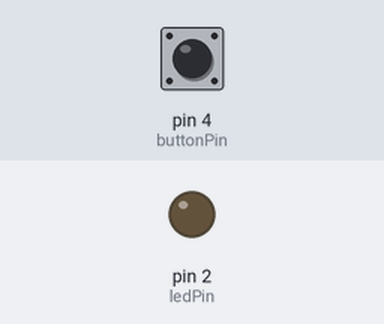
Bench run of a sketch on a simulated Arduino Uno, built with avr-gcc and run on an emulated ATmega328P. Parts: output pins drawn as LEDs (lit = HIGH). Inputs (shaded band) come from the test bench; at power-on: pin 4 (buttonPin) HIGH.

Above: at 1.2 s.
1.3 s: pin 4 (buttonPin) pulled LOW for 0.15 s
At 1.37 s:
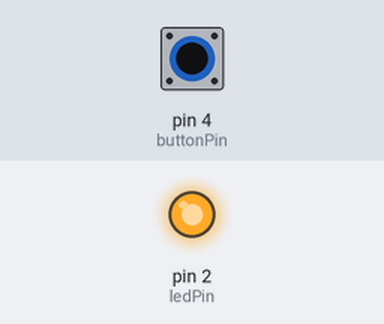
2.9 s: pin 4 (buttonPin) pulled LOW for 3.2 s
At 6.4 s:
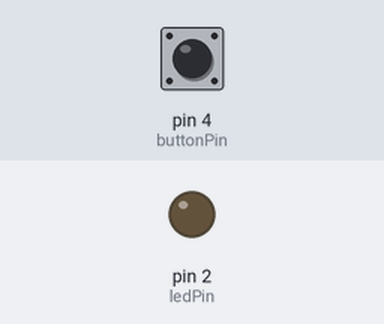
Timing chart, 0 to 7.9 s (numbered marks = the images above; inputs shaded):
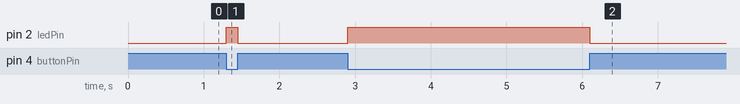

The sketch:

Button-press.ino
```cpp
const int ledPin = 2;      // LED Pin
const int buttonPin = 4;   // Button Pin

void setup() {
  pinMode(ledPin, OUTPUT);
  pinMode(buttonPin, INPUT_PULLUP);  // Button to GND
}

void loop() {
  bool button = digitalRead(buttonPin);

  // Button pressed = LOW
  if (button == LOW) {
    digitalWrite(ledPin, HIGH);  // LED ON
  } else {
    digitalWrite(ledPin, LOW);   // LED OFF
  }
}
```

Measured:
- after the input at 1.3 s, pin 2 (ledPin): LOW → HIGH at once, → LOW 0.15 s later
- after the input at 2.9 s, pin 2 (ledPin): LOW → HIGH at once, → LOW 3.2 s later
